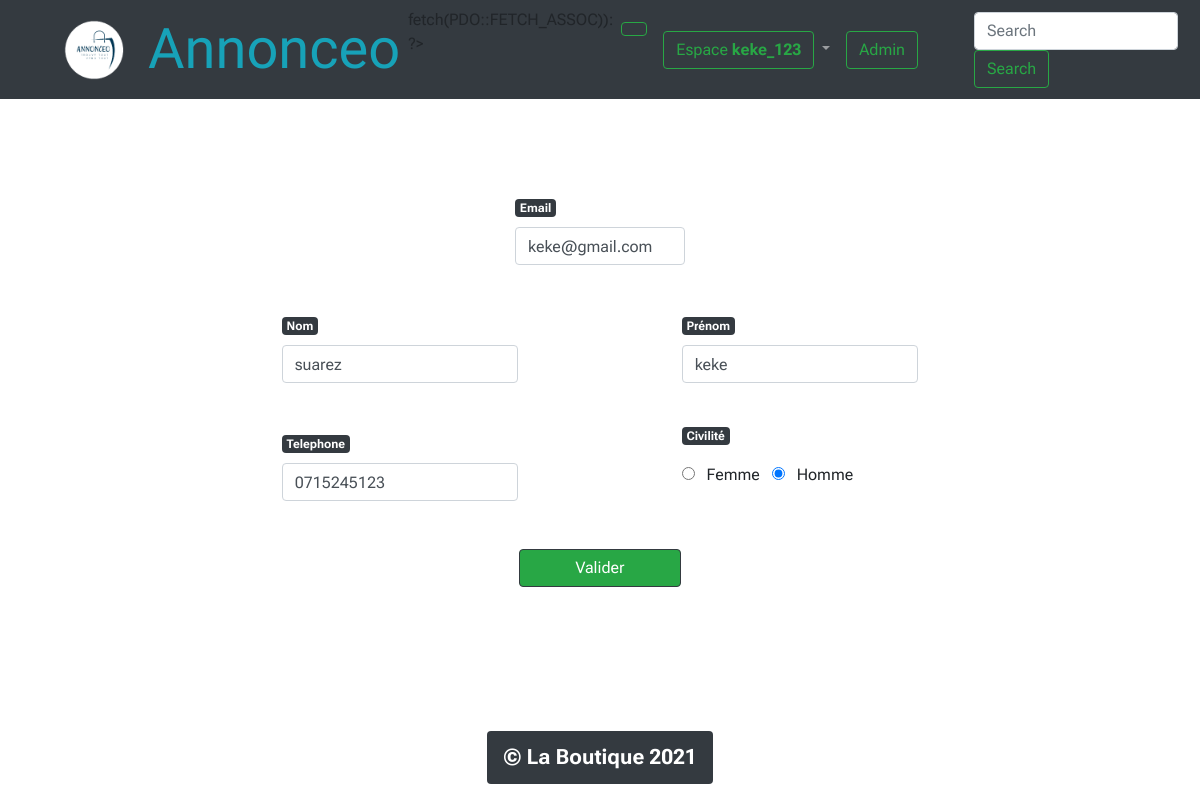
/modif_profil.php?action=profil&id_membre=1 (signed in), run on the app's committed database.
### tables this page shows
CREATE TABLE IF NOT EXISTS `membre` (
  `id_membre` int NOT NULL AUTO_INCREMENT,
  `pseudo` varchar(20) NOT NULL,
  `mdp` varchar(60) NOT NULL,
  `nom` varchar(20) NOT NULL,
  `prenom` varchar(20) NOT NULL,
  `telephone` varchar(20) NOT NULL,
  `email` varchar(50) NOT NULL,
  `civilite` enum('homme','femme') NOT NULL,
  `statut` int NOT NULL,
  `date_enregistrement` datetime NOT NULL,
  PRIMARY KEY (`id_membre`),
  UNIQUE KEY `pseudo` (`pseudo`)
);

### modif_profil.php (the view, shortened to what this page needs)
<?php
require_once('include/init.php');
if (isset($_GET['action'])) {
    if ($_GET['action'] == 'profil') {
        $tousUsers = $pdo->query("SELECT * FROM membre WHERE id_membre = '$_GET[id_membre]' ");
        $userActuel = $tousUsers->fetch(PDO::FETCH_ASSOC);
    }
    $email = (isset($userActuel['email'])) ? $userActuel['email'] : "";
    $nom = (isset($userActuel['nom'])) ? $userActuel['nom'] : "";
    $prenom = (isset($userActuel['prenom'])) ? $userActuel['prenom'] : "";
    $telephone = (isset($userActuel['telephone'])) ? $userActuel['telephone'] : "";
    $civilite = (isset($userActuel['civilite'])) ? $userActuel['civilite'] : "";
}
require_once('include/header.php');
?>
<?php if (isset($_GET['action']) && $_GET['action'] == 'profil') : ?>
        <div class="col-md-8 mx-auto">
            <form class="my-5" method="POST" action="">
            <div class="row">
                <div class="col-md-3 mt-5 mx-auto">
                    <label class="form-label" for="email">
                        <div class="badge badge-dark text-wrap">Email</div>
                    </label>
                    <input class="form-control" type="email" name="email" id="email" placeholder="Email" value="<?= $email ?>">
                </div>
            </div>
            <div class="row">
                <div class="col-md-4 mt-5 mx-auto">
                    <label class="form-label" for="nom">
                        <div class="badge badge-dark text-wrap">Nom</div>
                    </label>
                    <input class="form-control" type="text" name="nom" id="nom" placeholder="Nom" value="<?= $nom ?>">
                </div>
                <div class="col-md-4 mt-5 mx-auto">
                    <label class="form-label" for="prenom">
                        <div class="badge badge-dark text-wrap">Prénom</div>
                    </label>
                    <input class="form-control" type="text" name="prenom" id="prenom" placeholder="Prénom" value="<?= $prenom ?>">
                </div>
            </div>
            <div class="row">
                <div class="col-md-4 mt-5 mx-auto">
                    <label class="form-label" for="telephone"><div class="badge badge-dark text-wrap">Telephone</div></label>
                    <input class="form-control" type="text" name="telephone" id="telephone" placeholder="Votre numéro de teléphone" value="<?= $telephone ?>">
                </div>
                <div class="col-md-4 mt-4 mx-auto">
                    <p>
                        <div class="badge badge-dark text-wrap">Civilité</div>
                    </p>
                    <input type="radio" name="civilite" id="civilite1" value="femme" <?= ($civilite == "femme") ? 'checked' : ""  ?>>
                    <label class="mx-2" for="civilite1">Femme</label>
                    <input type="radio" name="civilite" id="civilite2" value="homme" <?= ($civilite == "homme") ? 'checked' : ""  ?>>
                    <label class="mx-2" for="civilite2">Homme</label>
                </div>
            </div>
            <div class="col-md-3 mt-5 mx-auto">
                <button type="submit" class="btn btn-outline-dark btn-success w-100 text-white">Valider</button>
            </div>
            </form>
        </div>
<?php endif; ?>
<?php require_once('include/footer.php') ?>

### include/header.php (style rules this page uses)
* { font-family: 'Roboto Flex', sans-serif; }

### data on the page
membre: email "keke@gmail.com", nom "suarez", prenom "keke", telephone "0715245123", civilite "☐ Femme", civilite "☑ Homme"

### other printed values
$_SESSION['membre']['pseudo'] "keke_123"
